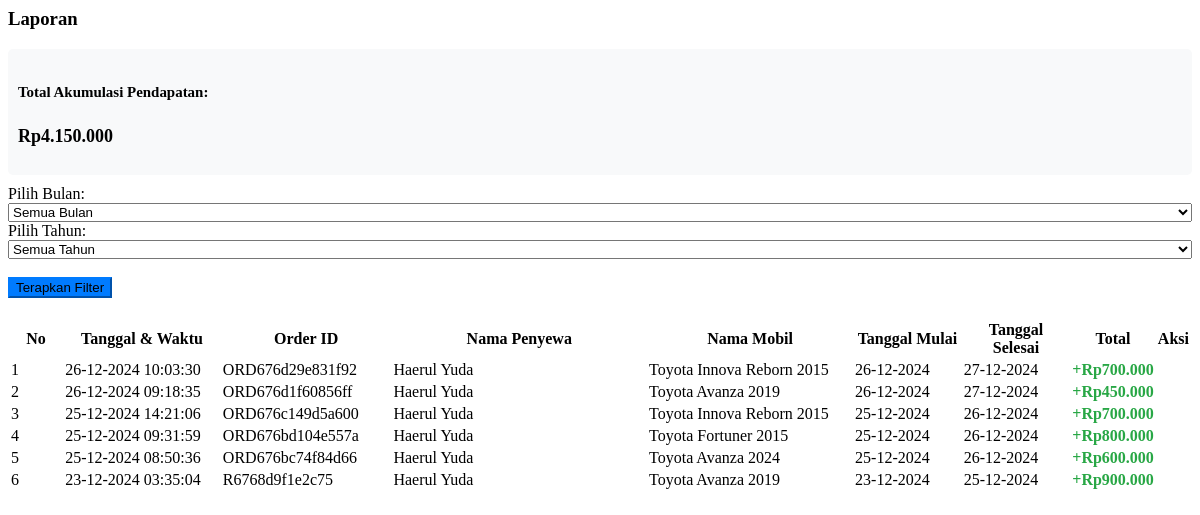
The app's page /admin/laporan.php, older data.
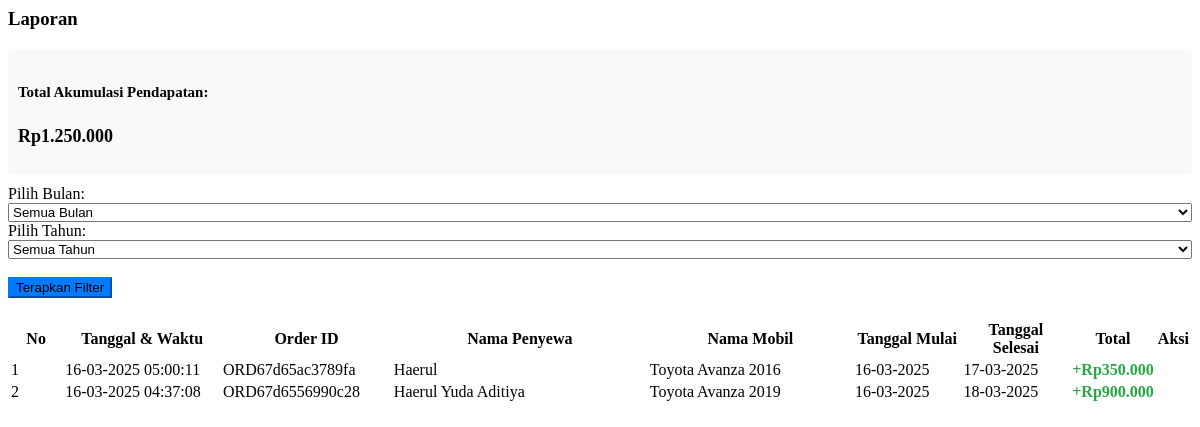
The same page, newer data.
### tables this page shows
CREATE TABLE `payments` (
  `payment_id` int(11) NOT NULL,
  `order_id` varchar(50) NOT NULL,
  `gross_amount` decimal(15,2) NOT NULL,
  `payment_status` enum('verification','paid','failed') NOT NULL DEFAULT 'verification',
  `receipt_image` varchar(255) NOT NULL,
  `rental_status` enum('active','completed','cancelled') NOT NULL DEFAULT 'active',
  `created_at` timestamp NOT NULL DEFAULT current_timestamp(),
  `updated_at` timestamp NOT NULL DEFAULT current_timestamp() ON UPDATE current_timestamp()
);

CREATE TABLE `users` (
  `id` int(11) NOT NULL,
  `fullname` varchar(100) NOT NULL,
  `phone` varchar(15) NOT NULL,
  `email` varchar(100) NOT NULL,
  `address` text NOT NULL,
  `password` varchar(255) NOT NULL,
  `status` enum('aktif','nonaktif') NOT NULL DEFAULT 'aktif',
  `role` enum('user','admin') NOT NULL DEFAULT 'user',
  `created_at` timestamp NOT NULL DEFAULT current_timestamp(),
  `reset_token` varchar(64) DEFAULT NULL,
  `reset_token_expire` datetime DEFAULT NULL
);

CREATE TABLE `rentals` (
  `rental_id` int(11) NOT NULL,
  `user_id` int(11) NOT NULL,
  `car_id` int(11) NOT NULL,
  `order_id` varchar(50) NOT NULL,
  `start_date` date NOT NULL,
  `end_date` date NOT NULL,
  `duration` int(11) NOT NULL,
  `total_price` decimal(10,2) NOT NULL,
  `payment_status` enum('pending','verification','paid','failed') NOT NULL DEFAULT 'pending',
  `created_at` timestamp NOT NULL DEFAULT current_timestamp(),
  `updated_at` timestamp NOT NULL DEFAULT current_timestamp() ON UPDATE current_timestamp()
);

### admin/laporan.php (the view, shortened to what this page needs)
<section class="content">
  <div class="container-fluid">
    <div class="row">
      <div class="col-12">
        <div class="card">
          <div class="card-header">
            <h3 class="card-title">Laporan</h3>
          </div>
          <div class="card-body">
            <?php
              $total_income = 0;
              $sql_filter = "";
              $sql = "SELECT
                          p.order_id,
                          CONCAT(c.brand, ' ', c.model, ' ', c.year) AS car_name,
                          r.start_date,
                          r.end_date,
                          p.gross_amount,
                          p.payment_status,
                          p.created_at,
                          u.fullname AS customer_name
                      FROM payments p
                      JOIN rentals r ON p.order_id = r.order_id
                      JOIN users u ON r.user_id = u.id
                      JOIN cars c ON r.car_id = c.car_id
                      WHERE p.payment_status = 'paid' $sql_filter
                      ORDER BY p.created_at DESC";
              $result = mysqli_query($conn, $sql);
              while($row = mysqli_fetch_assoc($result)) {
                $total_income += $row['gross_amount'];
              }
            ?>
            <div class="total-accumulated">
              <h5>Total Akumulasi Pendapatan:</h5>
              <p>Rp<?php echo number_format($total_income, 0, ',', '.'); ?></p>
            </div>
            <form method="POST" action="">
              <div class="form-group row">
                <div class="col-md-4">
                  <label for="month">Pilih Bulan:</label>
                  <select name="month" id="month" class="form-control">
                    <option value="">Semua Bulan</option>
                  </select>
                </div>
                <div class="col-md-4">
                  <label for="year">Pilih Tahun:</label>
                  <select name="year" id="year" class="form-control">
                    <option value="">Semua Tahun</option>
                  </select>
                </div>
                <div class="col-md-4">
                  <label>&nbsp;</label><br>
                  <button type="submit" class="btn btn-primary">Terapkan Filter</button>
                </div>
              </div>
            </form>
            <table id="example1" class="table table-bordered table-striped">
            <thead>
            <tr>
              <th style="width: 5%;">No</th>
              <th style="width: 15%;">Tanggal & Waktu</th>
              <th style="width: 15%;">Order ID</th>
              <th style="width: 25%;">Nama Penyewa</th>
              <th style="width: 20%;">Nama Mobil</th>
              <th style="width: 10%;">Tanggal Mulai</th>
              <th style="width: 10%;">Tanggal Selesai</th>
              <th style="width: 15%;">Total</th>
              <th style="width: 10%;" class="no-print">Aksi</th>
            </tr>
            </thead>
            <tbody>
              <?php
              $no = 0;
              mysqli_data_seek($result, 0);
              while($row = mysqli_fetch_assoc($result)) {
                $no++;
              ?>
              <tr>
                <td><?php echo $no; ?></td>
                <td><?php echo date('d-m-Y H:i:s', strtotime($row['created_at'])); ?></td>
                <td><?php echo $row['order_id']; ?></td>
                <td><?php echo $row['customer_name']; ?></td>
                <td><?php echo $row['car_name']; ?></td>
                <td><?php echo date('d-m-Y', strtotime($row['start_date'])); ?></td>
                <td><?php echo date('d-m-Y', strtotime($row['end_date'])); ?></td>
                <td>
                  <span class="total-amount">+Rp<?php echo number_format($row['gross_amount'], 0, ',', '.'); ?></span>
                </td>
                <td class="no-print">
                </td>
              </tr>
              <?php } ?>
            </tbody>
            </table>
          </div>
        </div>
      </div>
    </div>
  </div>
</section>

Row changes from the older to the newer data that the page shows:
removed payments: created_at "26-12-2024 10:03:30", order "ORD676d29e831f92", users.fullname "Haerul Yuda", car_name "Toyota Innova Reborn 2015", rentals.start_date "26-12-2024", rentals.end_date "27-12-2024", gross_amount "700.000"
removed payments: created_at "26-12-2024 09:18:35", order "ORD676d1f60856ff", users.fullname "Haerul Yuda", car_name "Toyota Avanza 2019", rentals.start_date "26-12-2024", rentals.end_date "27-12-2024", gross_amount "450.000"
removed payments: created_at "25-12-2024 14:21:06", order "ORD676c149d5a600", users.fullname "Haerul Yuda", car_name "Toyota Innova Reborn 2015", rentals.start_date "25-12-2024", rentals.end_date "26-12-2024", gross_amount "700.000"
removed payments: created_at "25-12-2024 09:31:59", order "ORD676bd104e557a", users.fullname "Haerul Yuda", car_name "Toyota Fortuner 2015", rentals.start_date "25-12-2024", rentals.end_date "26-12-2024", gross_amount "800.000"
removed payments: created_at "25-12-2024 08:50:36", order "ORD676bc74f84d66", users.fullname "Haerul Yuda", car_name "Toyota Avanza 2024", rentals.start_date "25-12-2024", rentals.end_date "26-12-2024", gross_amount "600.000"
removed payments: created_at "23-12-2024 03:35:04", order "R6768d9f1e2c75", users.fullname "Haerul Yuda", car_name "Toyota Avanza 2019", rentals.start_date "23-12-2024", rentals.end_date "25-12-2024", gross_amount "900.000"
added payments: created_at "16-03-2025 05:00:11", order "ORD67d65ac3789fa", users.fullname "Haerul", car_name "Toyota Avanza 2016", rentals.start_date "16-03-2025", rentals.end_date "17-03-2025", gross_amount "350.000"
added payments: created_at "16-03-2025 04:37:08", order "ORD67d6556990c28", users.fullname "Haerul Yuda Aditiya", car_name "Toyota Avanza 2019", rentals.start_date "16-03-2025", rentals.end_date "18-03-2025", gross_amount "900.000"
Text that changed along with them:
$total_income: "4.150.000" → "1.250.000"
